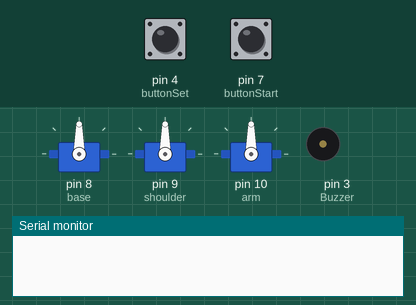
Simulated run of this sketch. Board: Arduino Uno, built with avr-gcc and run on an emulated ATmega328P. Shown: 3 × servo, buzzer (waves = sounding, pin HIGH), the last lines printed to the serial monitor. Inputs (shaded band) come from the test bench; at power-on: pin 7 (buttonStart) HIGH, pin 4 (buttonSet) HIGH.

Above: at 2.2 s.
2.3 s: pin 7 (buttonStart) pulled LOW for 0.15 s
At 3.7 s:
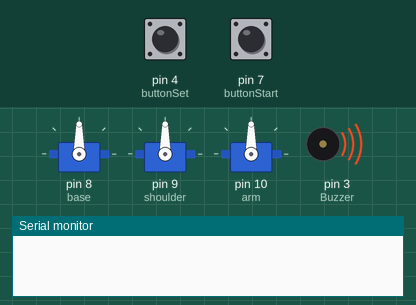
At 4.9 s:
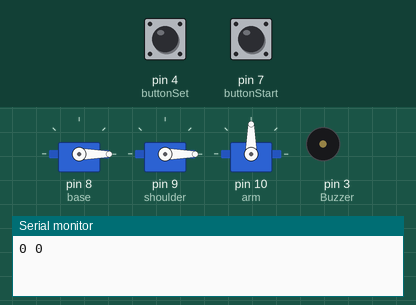
Timing chart, 0 to 12.9 s (numbered marks = the images above; inputs shaded):
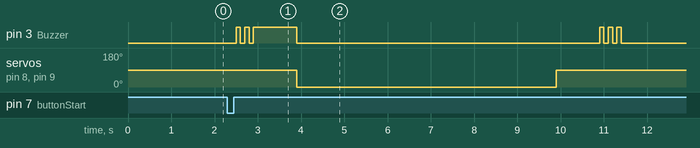

The sketch:

Learning_uARM.ino
```cpp
#include <Servo.h>

Servo BASE;
Servo SHOULDER;
Servo ARM;


#define base  8
#define shoulder  9
#define arm 10

#define s_base  A5
#define s_shoulder  A4
#define s_arm  A3

#define  Buzzer 3
#define  buttonSet 4
#define  buttonStart 7

int angle_base = 0;
int angle_shoulder = 0;
int angle_arm = 0;

int arrayBase[5];
int arrayShoulder[5];
int mode = 0, count = 0;

void beep(int up, int down) {
  digitalWrite(Buzzer, HIGH);
  delay(up);
  digitalWrite(Buzzer, LOW);
  delay(down);
}

void setup() {
  Serial.begin(115200);
  pinMode(Buzzer, OUTPUT);
  pinMode(buttonSet, INPUT);
  pinMode(buttonStart, INPUT);

  BASE.attach(base);
  SHOULDER.attach(shoulder);
  ARM.attach(arm);

  BASE.write(90);
  SHOULDER.write(90);
  delay(1000);
  BASE.detach();
  SHOULDER.detach();
}

void loop() {
  if (digitalRead(buttonSet) == 0) {
    delay(200);
    beep(100, 100);
    count = 0;
    mode = 1;
  }
  if (digitalRead(buttonStart) == 0) {
    delay(200);
    beep(100, 100);
    beep(100, 100);
    mode = 2;
  }

  while (mode == 1)  {
    //    Serial.println("Mode 1");
    if (digitalRead(buttonSet) == 0)   {
      delay(200);
      angle_base = map(analogRead(s_base), 222, 465, 0, 180);
      angle_shoulder = map(analogRead(s_shoulder), 225, 470, 0, 180);
      arrayBase[count] = angle_base;
      arrayShoulder[count] = angle_shoulder;
      count += 1;
      Serial.print(angle_base);
      Serial.print(" ");
      Serial.println(angle_shoulder);
      beep(100, 100);
      beep(100, 100);
      delay(1000);
    }
    if (digitalRead(buttonStart) == 0) {
      delay(200);
      //      Serial.println("Exit");
      BASE.attach(base);
      SHOULDER.attach(shoulder);
      BASE.write(90);
      SHOULDER.write(90);
      beep(1000, 0);
      BASE.detach();
      SHOULDER.detach();
      count = 0;
      mode = 0;
    }
  }

  while (mode == 2) {
    beep(1000, 0);
    BASE.attach(base);
    SHOULDER.attach(shoulder);

    //    Serial.print("Array = ");

    for (int i = 0; i < 5; i++) {
      Serial.print(arrayBase[i]);
      Serial.print(" ");
      Serial.println(arrayShoulder[i]);

      BASE.write(arrayBase[i]);
      SHOULDER.write(arrayShoulder[i]);
      delay(1000);
      //      arrayBase[i] = 90;
      //      arrayBase[i] = 90;
    }
    delay(1000);
    BASE.write(90);
    SHOULDER.write(90);
    delay(1000);
    BASE.detach();
    SHOULDER.detach();
    mode = 0;
    beep(100, 100);
    beep(100, 100);
    beep(100, 100);
  }

  //  angle_base = map(analogRead(s_base), 222, 465, 0, 180);
  //  angle_shoulder = map(analogRead(s_shoulder), 138, 373, 0, 180);
  //
  //  Serial.print("Main = ");
  //  Serial.print(angle_base);
  //  Serial.print(" ");
//  Serial.println(analogRead(s_shoulder));
  //  delay(200);
}
```

Measured:
- after the input at 2.3 s, pin 3 (Buzzer): LOW → HIGH after 0.20 s, → LOW 0.10 s later, → HIGH 0.10 s later, → LOW 0.10 s later, … (12 changes in this stretch); servo on pin 8 (base), servo on pin 9 (shoulder): 90° → 0° after 1.6 s, → 90° 6.0 s later
